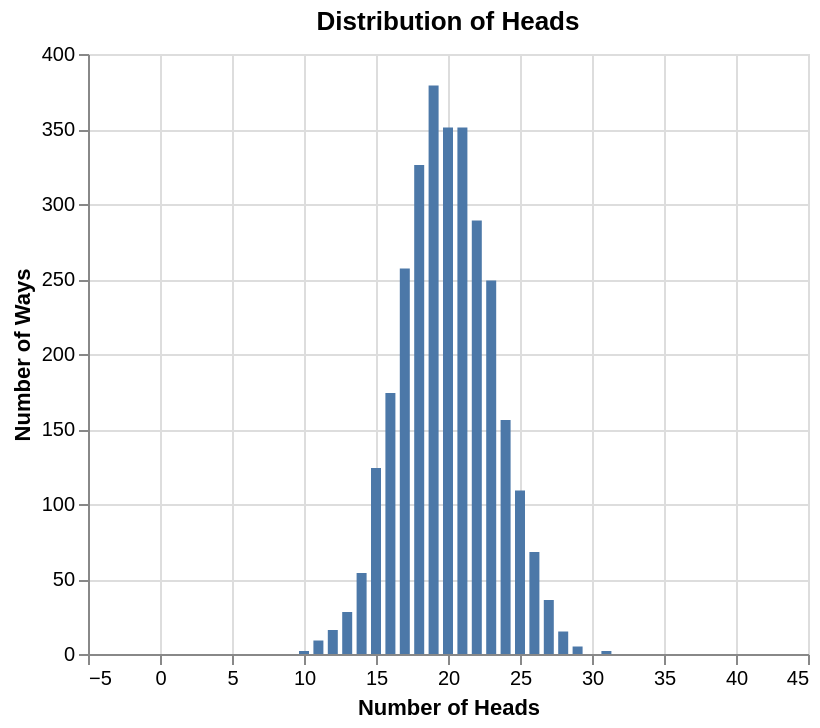

Write the Vega-Lite specification saved for this chart.
### Vega-Lite specification from a JSON file in a GitHub repository (floating-point values rounded to 4 significant figures)
{"config": {"view": {"continuousWidth": 400, "continuousHeight": 300}}, "data": {"values": [{"Number of Heads": 0, "Number of Ways": 0}, {"Number of Heads": 1, "Number of Ways": 0}, {"Number of Heads": 2, "Number of Ways": 0}, {"Number of Heads": 3, "Number of Ways": 0}, {"Number of Heads": 4, "Number of Ways": 0}, {"Number of Heads": 5, "Number of Ways": 0}, {"Number of Heads": 6, "Number of Ways": 0}, {"Number of Heads": 7, "Number of Ways": 0}, {"Number of Heads": 8, "Number of Ways": 0}, {"Number of Heads": 9, "Number of Ways": 0}, {"Number of Heads": 10, "Number of Ways": 2}, {"Number of Heads": 11, "Number of Ways": 9}, {"Number of Heads": 12, "Number of Ways": 16}, {"Number of Heads": 13, "Number of Ways": 28}, {"Number of Heads": 14, "Number of Ways": 54}, {"Number of Heads": 15, "Number of Ways": 124}, {"Number of Heads": 16, "Number of Ways": 174}, {"Number of Heads": 17, "Number of Ways": 257}, {"Number of Heads": 18, "Number of Ways": 326}, {"Number of Heads": 19, "Number of Ways": 379}, {"Number of Heads": 20, "Number of Ways": 351}, {"Number of Heads": 21, "Number of Ways": 351}, {"Number of Heads": 22, "Number of Ways": 289}, {"Number of Heads": 23, "Number of Ways": 249}, {"Number of Heads": 24, "Number of Ways": 156}, {"Number of Heads": 25, "Number of Ways": 109}, {"Number of Heads": 26, "Number of Ways": 68}, {"Number of Heads": 27, "Number of Ways": 36}, {"Number of Heads": 28, "Number of Ways": 15}, {"Number of Heads": 29, "Number of Ways": 5}, {"Number of Heads": 30, "Number of Ways": 0}, {"Number of Heads": 31, "Number of Ways": 2}, {"Number of Heads": 32, "Number of Ways": 0}, {"Number of Heads": 33, "Number of Ways": 0}, {"Number of Heads": 34, "Number of Ways": 0}, {"Number of Heads": 35, "Number of Ways": 0}, {"Number of Heads": 36, "Number of Ways": 0}, {"Number of Heads": 37, "Number of Ways": 0}, {"Number of Heads": 38, "Number of Ways": 0}, {"Number of Heads": 39, "Number of Ways": 0}, {"Number of Heads": 40, "Number of Ways": 0}]}, "mark": "bar", "encoding": {"x": {"type": "quantitative", "field": "Number of Heads"}, "y": {"type": "quantitative", "field": "Number of Ways"}}, "title": "Distribution of Heads", "width": 360, "$schema": "https://vega.github.io/schema/vega-lite/v5.json", "datasets": {"data-c7ad18303904753003e679bfb19caa8f": [{"Number of Heads": 0, "Number of Ways": 0}, {"Number of Heads": 1, "Number of Ways": 0}, {"Number of Heads": 2, "Number of Ways": 0}, {"Number of Heads": 3, "Number of Ways": 0}, {"Number of Heads": 4, "Number of Ways": 0}, {"Number of Heads": 5, "Number of Ways": 0}, {"Number of Heads": 6, "Number of Ways": 0}, {"Number of Heads": 7, "Number of Ways": 0}, {"Number of Heads": 8, "Number of Ways": 0}, {"Number of Heads": 9, "Number of Ways": 0}, {"Number of Heads": 10, "Number of Ways": 2}, {"Number of Heads": 11, "Number of Ways": 9}, {"Number of Heads": 12, "Number of Ways": 16}, {"Number of Heads": 13, "Number of Ways": 28}, {"Number of Heads": 14, "Number of Ways": 54}, {"Number of Heads": 15, "Number of Ways": 124}, {"Number of Heads": 16, "Number of Ways": 174}, {"Number of Heads": 17, "Number of Ways": 257}, {"Number of Heads": 18, "Number of Ways": 326}, {"Number of Heads": 19, "Number of Ways": 379}, {"Number of Heads": 20, "Number of Ways": 351}, {"Number of Heads": 21, "Number of Ways": 351}, {"Number of Heads": 22, "Number of Ways": 289}, {"Number of Heads": 23, "Number of Ways": 249}, {"Number of Heads": 24, "Number of Ways": 156}, {"Number of Heads": 25, "Number of Ways": 109}, {"Number of Heads": 26, "Number of Ways": 68}, {"Number of Heads": 27, "Number of Ways": 36}, {"Number of Heads": 28, "Number of Ways": 15}, {"Number of Heads": 29, "Number of Ways": 5}, {"Number of Heads": 30, "Number of Ways": 0}, {"Number of Heads": 31, "Number of Ways": 2}, {"Number of Heads": 32, "Number of Ways": 0}, {"Number of Heads": 33, "Number of Ways": 0}, {"Number of Heads": 34, "Number of Ways": 0}, {"Number of Heads": 35, "Number of Ways": 0}, {"Number of Heads": 36, "Number of Ways": 0}, {"Number of Heads": 37, "Number of Ways": 0}, {"Number of Heads": 38, "Number of Ways": 0}, {"Number of Heads": 39, "Number of Ways": 0}, {"Number of Heads": 40, "Number of Ways": 0}]}}
